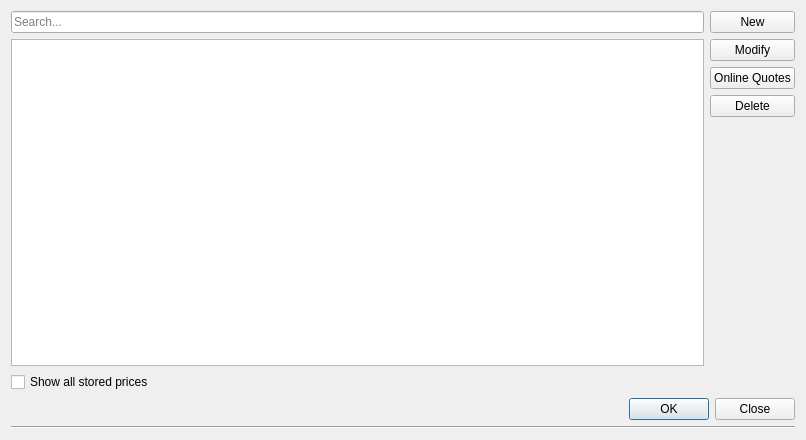
<?xml version="1.0" encoding="UTF-8"?>
<ui version="4.0">
 <class>KMyMoneyPriceDlg</class>
 <widget class="QDialog" name="KMyMoneyPriceDlg">
  <property name="geometry">
   <rect>
    <x>0</x>
    <y>0</y>
    <width>806</width>
    <height>440</height>
   </rect>
  </property>
  <property name="windowTitle">
   <string>Price Editor</string>
  </property>
  <layout class="QVBoxLayout" name="verticalLayout">
   <item>
    <layout class="QVBoxLayout">
     <item>
      <layout class="QHBoxLayout">
       <item>
        <layout class="QVBoxLayout" name="m_listLayout">
         <item>
          <widget class="KLineEdit" name="m_searchWidget">
           <property name="placeholderText">
            <string comment="Placeholder text for search bar">Search...</string>
           </property>
           <property name="showClearButton" stdset="0">
            <bool>true</bool>
           </property>
          </widget>
         </item>
         <item>
          <widget class="QTreeView" name="m_priceList">
           <property name="showDropIndicator" stdset="0">
            <bool>false</bool>
           </property>
           <property name="selectionMode">
            <enum>QAbstractItemView::ExtendedSelection</enum>
           </property>
           <property name="rootIsDecorated">
            <bool>false</bool>
           </property>
           <property name="allColumnsShowFocus">
            <bool>true</bool>
           </property>
          </widget>
         </item>
         <item>
          <widget class="QCheckBox" name="m_showAllPrices">
           <property name="text">
            <string>Show all stored prices</string>
           </property>
          </widget>
         </item>
        </layout>
       </item>
       <item>
        <layout class="QVBoxLayout">
         <item>
          <widget class="QPushButton" name="m_newButton">
           <property name="toolTip">
            <string>Add a new entry</string>
           </property>
           <property name="whatsThis">
            <string>Create a new price entry.</string>
           </property>
           <property name="text">
            <string comment="@action add new price">New</string>
           </property>
          </widget>
         </item>
         <item>
          <widget class="QPushButton" name="m_editButton">
           <property name="toolTip">
            <string>Modify the selected entry</string>
           </property>
           <property name="whatsThis">
            <string>Change the details of selected price information.</string>
           </property>
           <property name="text">
            <string>Modify</string>
           </property>
          </widget>
         </item>
         <item>
          <widget class="QPushButton" name="m_onlineQuoteButton">
           <property name="text">
            <string>Online Quotes</string>
           </property>
          </widget>
         </item>
         <item>
          <widget class="QPushButton" name="m_deleteButton">
           <property name="toolTip">
            <string>Delete this entry</string>
           </property>
           <property name="text">
            <string>Delete</string>
           </property>
          </widget>
         </item>
         <item>
          <spacer name="spacer7">
           <property name="orientation">
            <enum>Qt::Vertical</enum>
           </property>
           <property name="sizeType">
            <enum>QSizePolicy::Expanding</enum>
           </property>
           <property name="sizeHint" stdset="0">
            <size>
             <width>21</width>
             <height>150</height>
            </size>
           </property>
          </spacer>
         </item>
        </layout>
       </item>
      </layout>
     </item>
     <item>
      <widget class="QDialogButtonBox" name="buttonBox">
       <property name="standardButtons">
        <set>QDialogButtonBox::Close|QDialogButtonBox::Ok</set>
       </property>
      </widget>
     </item>
     <item>
      <widget class="Line" name="line2">
       <property name="frameShape">
        <enum>QFrame::HLine</enum>
       </property>
       <property name="frameShadow">
        <enum>QFrame::Sunken</enum>
       </property>
      </widget>
     </item>
    </layout>
   </item>
  </layout>
 </widget>
 <layoutdefault spacing="6" margin="11"/>
 <customwidgets>
  <customwidget>
   <class>KLineEdit</class>
   <extends>QLineEdit</extends>
   <header>klineedit.h</header>
  </customwidget>
 </customwidgets>
 <tabstops>
  <tabstop>m_newButton</tabstop>
  <tabstop>m_editButton</tabstop>
  <tabstop>m_deleteButton</tabstop>
  <tabstop>m_onlineQuoteButton</tabstop>
 </tabstops>
 <resources/>
 <connections>
  <connection>
   <sender>buttonBox</sender>
   <signal>accepted()</signal>
   <receiver>KMyMoneyPriceDlg</receiver>
   <slot>accept()</slot>
   <hints>
    <hint type="sourcelabel">
     <x>186</x>
     <y>297</y>
    </hint>
    <hint type="destinationlabel">
     <x>402</x>
     <y>219</y>
    </hint>
   </hints>
  </connection>
  <connection>
   <sender>buttonBox</sender>
   <signal>rejected()</signal>
   <receiver>KMyMoneyPriceDlg</receiver>
   <slot>reject()</slot>
   <hints>
    <hint type="sourcelabel">
     <x>186</x>
     <y>297</y>
    </hint>
    <hint type="destinationlabel">
     <x>402</x>
     <y>219</y>
    </hint>
   </hints>
  </connection>
 </connections>
</ui>
